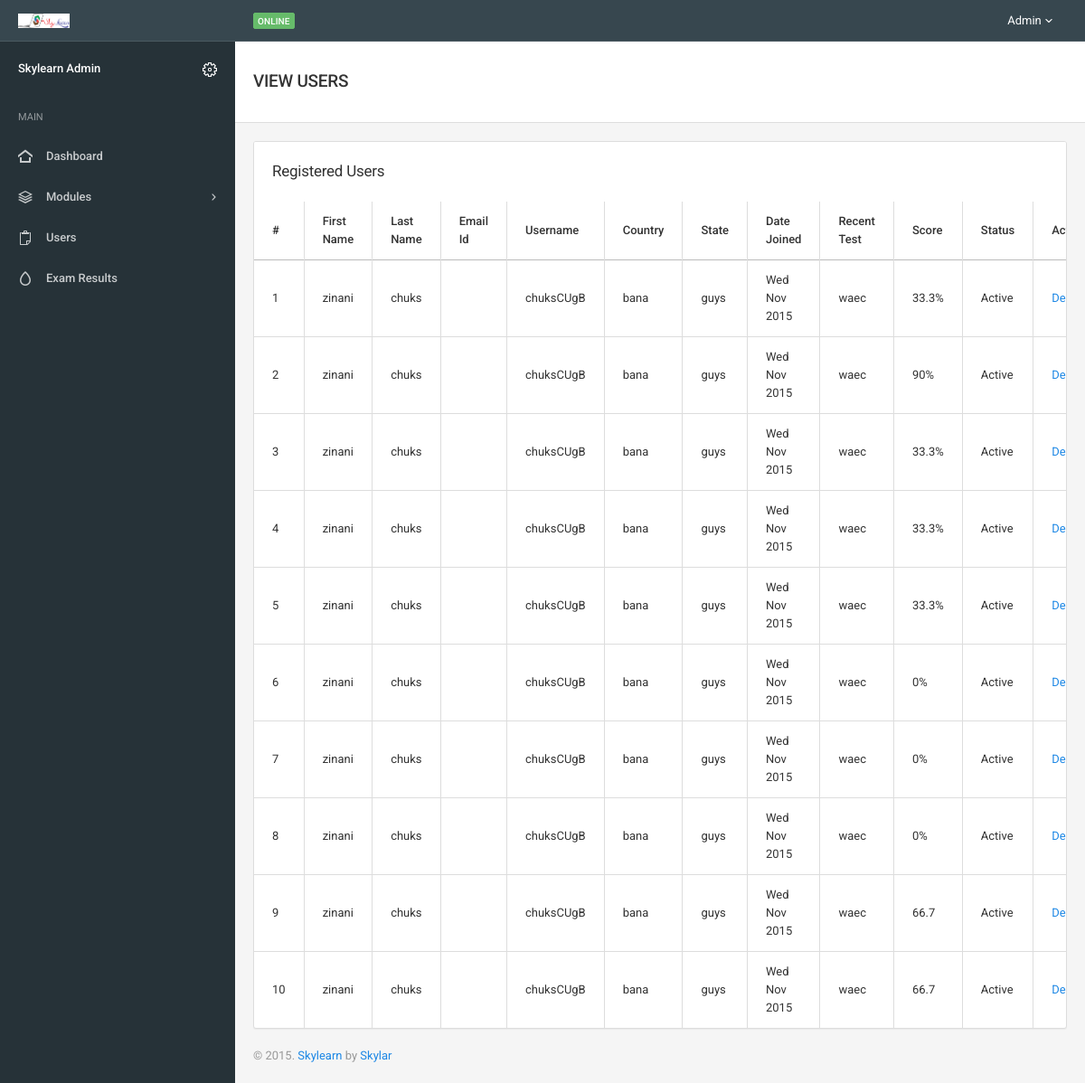
The page /admin_users.php on the database its author committed.
### tables this page shows
CREATE TABLE IF NOT EXISTS `users` (
  `id` int(11) NOT NULL,
  `username` varchar(255) NOT NULL,
  `password` varchar(255) NOT NULL,
  `email` varchar(255) NOT NULL,
  `firstname` varchar(255) NOT NULL,
  `lastname` varchar(255) NOT NULL,
  `gender` char(2) NOT NULL,
  `tel` varchar(255) NOT NULL,
  `state` varchar(15) NOT NULL,
  `country` varchar(15) NOT NULL,
  `avatar` varchar(255) NOT NULL,
  `level` tinyint(4) NOT NULL DEFAULT '1',
  `last_login` timestamp NOT NULL DEFAULT CURRENT_TIMESTAMP ON UPDATE CURRENT_TIMESTAMP,
  `timeofreg` int(50) NOT NULL,
  `status` int(10) NOT NULL
);

CREATE TABLE IF NOT EXISTS `examresults` (
  `id` int(11) NOT NULL,
  `username` varchar(255) NOT NULL,
  `email` varchar(255) NOT NULL,
  `cat` varchar(255) NOT NULL,
  `subjects` varchar(255) NOT NULL,
  `totalscore` varchar(50) NOT NULL,
  `totalquestion` int(50) NOT NULL,
  `percentage` varchar(50) NOT NULL,
  `grade` varchar(50) NOT NULL,
  `timetaken` varchar(50) NOT NULL,
  `examdate` int(50) NOT NULL,
  `totalq` int(11) NOT NULL,
  `canswer` int(11) NOT NULL
);

### admin_users.php (the view, shortened to what this page needs)
<!DOCTYPE html>
<html lang="en">
<head>
	<link href="assets/css/icons/icomoon/styles.css" rel="stylesheet" type="text/css">
	<link href="assets/css/bootstrap.css" rel="stylesheet" type="text/css">
	<link href="assets/css/core.css" rel="stylesheet" type="text/css">
	<link href="assets/css/components.css" rel="stylesheet" type="text/css">
	<link href="assets/css/colors.css" rel="stylesheet" type="text/css">
</head>
<body>
	<?php include "admin_main_nav.php";?>
	<div class="page-container">
		<div class="page-content">
			<?php include "admin_side_bar.php";?>
			<div class="content-wrapper">
				<div class="page-header">
					<div class="page-header-content">
						<div class="page-title">
							<?php
								if(isset($_SESSION['message'])){
									echo $_SESSION['message'];
									unset($_SESSION['message']);
								}else{?>
								<h4> <span class="text-semibold">VIEW USERS</span> </h4>
								<?php }
							?>
						</div>
					</div>
				</div>
				<div class="content">
					<div class="panel panel-flat">
						<div class="panel-heading">
							<h5 class="panel-title">Registered Users</h5>
						</div>
						<?php
							$query_users = mysql_query("SELECT * FROM users LEFT JOIN examresults ON users.username=examresults.username ORDER BY users.id DESC");
							$num = mysql_num_rows($query_users);
						?>
						<div class="table-responsive">
							<table class="table table-bordered">
								<thead>
									<tr>
										<th>#</th>
										<th>First Name</th>
										<th>Last Name</th>
                                        <th>Email Id</th>
										<th>Username</th>
                                        <th>Country</th>
                                        <th>State</th>
                                        <th>Date Joined</th>
                                        <th>Recent Test</th>
                                        <th>Score</th>
                                        <th>Status</th>
                                        <th>Action</th>
                                      </tr>
								</thead>
								<tbody>
								<?php
									if($num == 0){
										echo "<h2>There are no users in this table</h2";
									}else{
									$x = 0;
										while($row = mysql_fetch_assoc($query_users)){
											$firstname = $row['firstname'];
											$lastname = $row['lastname'];
											$email = $row['email'];
											$state = $row['state'];
											$country = $row['country'];
											$datereg = $row['timeofreg'];
											$timeofreg = date('D M Y',$datereg);
											$percentage = $row['percentage'];
											$cat = $row['cat'];
											$username = $row['username'];
											$x++;
								?>
									<tr>
										<td><?php echo $x;?></td>
										<td><?php echo $firstname;?></td>
										<td><?php echo $lastname;?></td>
										<td><?php echo $email;?></td>
                                        <td><?php echo $username;?></td>
                                        <td><?php echo $country;?></td>
                                        <td><?php echo $state;?></td>
                                        <td><?php echo $timeofreg;?></td>
                                        <td><?php echo $cat;?></td>
                                        <td><?php echo $percentage;?></td>
                                        <td>Active</td>
                                        <td><a href="#">Deactivate</a></td>
									</tr>
								<?php }
									}?>
								</tbody>
							</table>
						</div>
					</div>
					<?php include "footer.php";?>
				</div>
			</div>
		</div>
	</div>
</body>
</html>

### rows shown on the page
users: firstname "zinani", lastname "chuks", examresults.username "chuksCUgB", country "bana", state "guys", timeofreg "Wed Nov 2015", examresults.cat "waec", examresults.percentage "33.3%", examresults.percentage "90%", examresults.percentage "0%", examresults.percentage "66.7"
